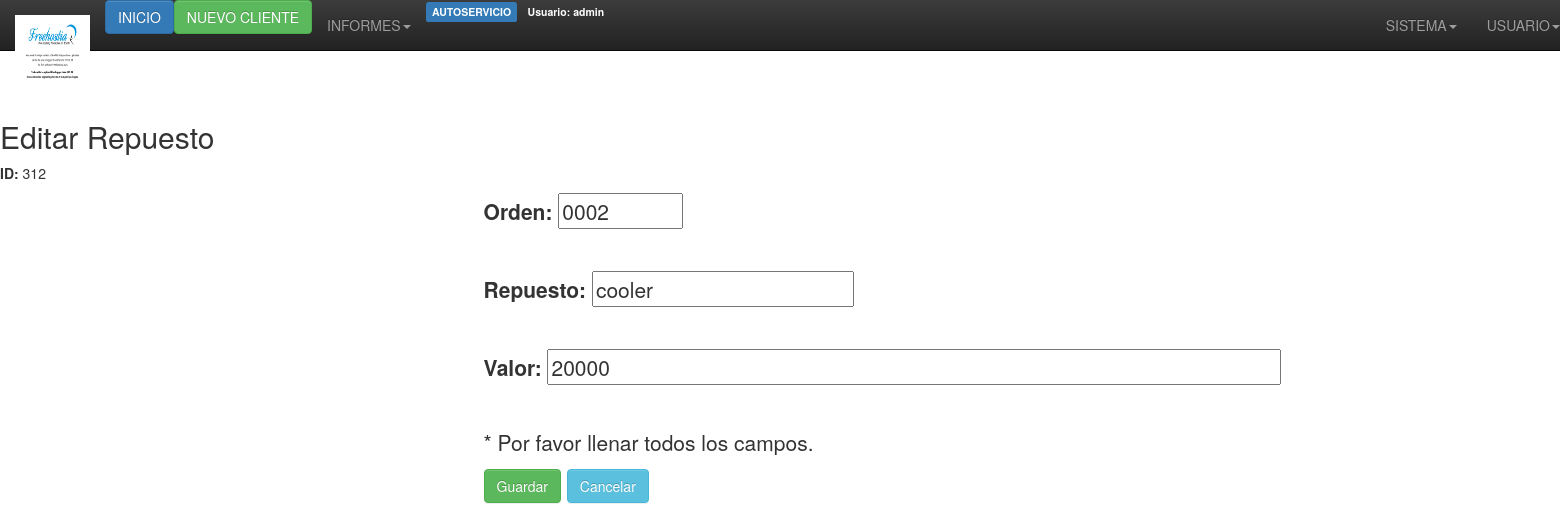
The app's page /servicios/editar_repuestos.php?id=31 (signed in) with its own data.
### tables this page shows
CREATE TABLE `repuestos` (
  `id` int(5) NOT NULL AUTO_INCREMENT,
  `id_repuesto` int(5) NOT NULL,
  `orden` varchar(10) NOT NULL,
  `repuesto` varchar(30) NOT NULL,
  `valor` int(30) NOT NULL,
  PRIMARY KEY (`id`)
);

### servicios/editar_repuestos.php (the view, shortened to what this page needs)
<!DOCTYPE html>
<html>
<head>
<link rel="stylesheet" href="css/bootstrap.min.css">
<link rel="stylesheet" href="css/bootstrap-theme.min.css">
</head>
<body>
<?php include("../encabezado.php"); ?>
<p><br /><br /></p>
<?php
function renderForm($id, $id_repuesto, $orden, $repuesto, $valor, $error)
{
?>
<h2>Editar Repuesto</h2>
<form action="" method="post">
<div>
<p><strong>ID:</strong> <?php echo $id; ?><?php echo $id_repuesto; ?></p>
<div class="form-group" style="position:relative;left:31%;font-size:1.5em;">
  <label for="usr">Orden:</label>
   <input type="text" style="width:8%;" name="orden" value="<?php echo $orden; ?>" readonly="readonly">
   <p><br /></p>
  <label for="usr">Repuesto:</label>
   <input type="text" name="repuesto" value="<?php echo $repuesto; ?>">
   <p><br /></p>
   <label for="">Valor:</label>
   <input type="text" style="width:47%;" name="valor" value="<?php echo $valor; ?>">
   <p><br /></p>
   <p>* Por favor llenar todos los campos.</p>
  <input type="submit" name="submit" value="Guardar" class="btn btn-success">
  <a class="btn btn-info" href="javascript:history.back()">Cancelar</a>
</div>
</div>
</form>
<?php
}
if (isset($_POST['submit']))
{
if (is_numeric($_POST['id']))
{
$id = $_POST['id'];
$id_repuesto = $_POST['id_repuesto'];
$orden = $_POST['orden'];
$repuesto = $_POST['repuesto'];
$valor = $_POST['valor'];
if ($orden == '')
{
$error = '<div class="alert alert-danger">
  <strong>¡Error!</strong> ¡Llene todos los campos.
</div>';
renderForm($id, $id_repuesto, $orden, $repuesto, $valor, $error);
}
else
{
mysql_query("UPDATE repuestos SET orden='$orden', repuesto='$repuesto',
  valor='$valor' WHERE id='$id'")
or die(mysql_error());
header("Location: view-paginated.php");
}
}
else
{
echo '<div class="alert alert-danger">
  <strong>¡Error!</strong> ¡Algo salió mal!
</div>';
}
}
else
{
if (isset($_GET['id']) && is_numeric($_GET['id']) && $_GET['id'] > 0)
{
$id = $_GET['id'];
$result = mysql_query("SELECT * FROM autoservicio.repuestos WHERE id=$id")
or die(mysql_error());
$row = mysql_fetch_array($result);
if($row)
{
$id_repuesto = $row['id_repuesto'];
$orden = $row['orden'];
$repuesto = $row['repuesto'];
$valor = $row['valor'];
renderForm($id, $id_repuesto, $orden, $repuesto, $valor, '');
}
else
{
echo '<div class="alert alert-danger">
  <strong>¡Error!</strong> ¡No hay resultados!
</div>';
}
}
else
{
echo '<div class="alert alert-danger">
  <strong>¡Error!</strong> ¡Algo salió mal!
</div>';
}
}
?>
</body>
</html>

### records on screen
repuestos: id_repuesto "2", orden "0002", repuesto "cooler", valor "20000"

### other values on screen
$_SESSION["usuarioactual"] "admin"
$id "31"
